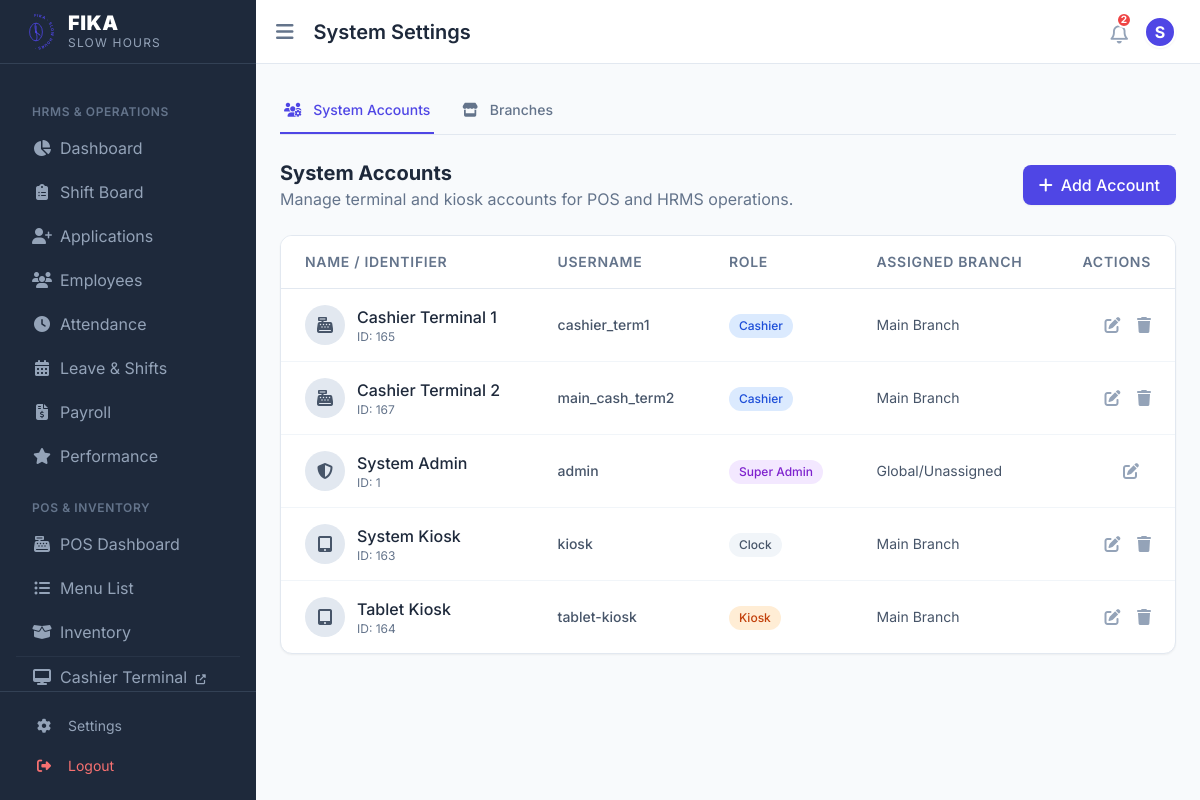
The app's page /cafe_hrms/system_accounts.php (signed in) with its own data.
### tables this page shows
CREATE TABLE `users` (
  `id` int NOT NULL,
  `name` varchar(200) NOT NULL,
  `username` varchar(100) NOT NULL,
  `email` varchar(255) NOT NULL,
  `password` varchar(255) NOT NULL,
  `role_id` int NOT NULL,
  `employee_id` int DEFAULT NULL,
  `verified` tinyint(1) NOT NULL DEFAULT '1',
  `created_at` datetime DEFAULT CURRENT_TIMESTAMP,
  `last_login` datetime DEFAULT NULL,
  `branch_id` int DEFAULT NULL
);

CREATE TABLE `roles` (
  `id` int NOT NULL,
  `name` varchar(50) NOT NULL
);

CREATE TABLE `branches` (
  `id` int NOT NULL,
  `name` varchar(150) NOT NULL,
  `address` text,
  `contact_number` varchar(50) DEFAULT NULL,
  `status` enum('Active','Inactive') DEFAULT 'Active',
  `created_at` datetime DEFAULT CURRENT_TIMESTAMP
);

### cafe_hrms/system_accounts.php (the view, shortened to what the rows shown need)
<?php
require_once __DIR__ . '/init.php';
$user = current_user();
$tab = $_GET['tab'] ?? 'accounts';
$stmt = $pdo->query("SELECT u.id, u.name, u.username, u.role_id, u.branch_id, r.name as role_name, b.name as branch_name
                     FROM users u
                     JOIN roles r ON u.role_id = r.id
                     LEFT JOIN branches b ON u.branch_id = b.id
                     WHERE u.employee_id IS NULL
                     ORDER BY u.name");
$accounts = $stmt->fetchAll();
$pageTitle = 'System Settings';
require_once __DIR__ . '/includes/header.php';
?>
<?php if ($tab === 'accounts'): ?>
<div class="mb-6 flex justify-between items-center">
    <div>
        <h2 class="text-xl font-bold text-slate-800">System Accounts</h2>
    </div>
</div>
<div class="bg-white rounded-xl shadow-sm border border-slate-200 overflow-hidden">
    <div class="overflow-x-auto">
        <table class="w-full text-left border-collapse">
            <thead>
                <tr class="bg-white border-b border-slate-200">
                    <th class="py-4 px-6 font-semibold text-sm text-slate-500 uppercase tracking-wider">Name / Identifier</th>
                    <th class="py-4 px-6 font-semibold text-sm text-slate-500 uppercase tracking-wider">Username</th>
                    <th class="py-4 px-6 font-semibold text-sm text-slate-500 uppercase tracking-wider">Role</th>
                    <th class="py-4 px-6 font-semibold text-sm text-slate-500 uppercase tracking-wider">Assigned Branch</th>
                    <th class="py-4 px-6 font-semibold text-sm text-slate-500 uppercase tracking-wider text-right">Actions</th>
                </tr>
            </thead>
            <tbody class="divide-y divide-slate-100">
                <?php if (empty($accounts)): ?>
                <tr>
                    <td colspan="4" class="py-10 text-center text-slate-500">
                        <div class="flex flex-col items-center justify-center">
                            <i class="fa-solid fa-server text-4xl mb-3 text-slate-300"></i>
                            <p>No system accounts found.</p>
                        </div>
                    </td>
                </tr>
                <?php else: ?>
                    <?php foreach($accounts as $acc): ?>
                    <tr class="hover:bg-slate-50 transition-colors">
                        <td class="py-4 px-6">
                            <div class="flex items-center">
                                <div class="h-10 w-10 rounded-full bg-slate-200 flex items-center justify-center text-slate-600 font-bold mr-3">
                                    <i class="fa-solid <?= $acc['role_name'] === 'Super Admin' ? 'fa-shield-halved' : ($acc['role_name'] === 'Cashier' ? 'fa-cash-register' : 'fa-tablet-screen-button') ?>"></i>
                                </div>
                                <div>
                                    <div class="font-medium text-slate-800"><?= h($acc['name']) ?></div>
                                    <div class="text-xs text-slate-500">ID: <?= $acc['id'] ?></div>
                                </div>
                            </div>
                        </td>
                        <td class="py-4 px-6 text-sm text-slate-600 font-medium">
                            <?= h($acc['username']) ?>
                        </td>
                        <td class="py-4 px-6">
                            <?php
                                $roleClass = 'bg-slate-100 text-slate-600';
                                if ($acc['role_name'] === 'Super Admin') $roleClass = 'bg-purple-100 text-purple-700';
                                elseif ($acc['role_name'] === 'Cashier') $roleClass = 'bg-blue-100 text-blue-700';
                                elseif ($acc['role_name'] === 'Kiosk') $roleClass = 'bg-orange-100 text-orange-700';
                            ?>
                            <span class="inline-flex items-center px-2.5 py-1 rounded-full text-xs font-medium <?= $roleClass ?>">
                                <?= h($acc['role_name']) ?>
                            </span>
                        </td>
                        <td class="py-4 px-6 text-sm text-slate-600">
                            <?= h($acc['branch_name'] ?? 'Global/Unassigned') ?>
                        </td>
                        <td class="py-4 px-6 text-right">
                            <button onclick='editAccount(<?= json_encode($acc) ?>)' class="text-slate-400 hover:text-blue-600 transition-colors mr-3" title="Edit">
                                <i class="fa-solid fa-pen-to-square"></i>
                            </button>
                            <?php if ($acc['id'] != $user['id']): ?>
                            <button onclick="deleteAccount(<?= $acc['id'] ?>)" class="text-slate-400 hover:text-red-600 transition-colors" title="Delete">
                                <i class="fa-solid fa-trash"></i>
                            </button>
                            <?php endif; ?>
                        </td>
                    </tr>
                    <?php endforeach; ?>
                <?php endif; ?>
            </tbody>
        </table>
    </div>
</div>
<?php endif; ?>
<?php require_once __DIR__ . '/includes/footer.php'; ?>

### cafe_hrms/includes/header.php (shortened to what the rows shown need)
<?php
$showSidebar = $showSidebar ?? true;
?>
<!DOCTYPE html>
<html lang="en">
<head>
    <script src="https://cdn.tailwindcss.com"></script>
    <link rel="stylesheet" href="https://cdnjs.cloudflare.com/ajax/libs/font-awesome/6.4.0/css/all.min.css">
</head>
<body class="text-slate-800 antialiased flex h-screen overflow-hidden">
<?php if ($showSidebar): ?>
    <div class="flex-1 flex flex-col h-screen overflow-hidden bg-slate-50">
        <header class="h-16 bg-white border-b border-slate-200 flex items-center justify-between px-6 z-10 flex-shrink-0">
            <div class="flex items-center gap-4">
                <h2 class="text-xl font-semibold text-slate-800"><?= h($pageTitle ?? 'Dashboard') ?></h2>
            </div>
            <div class="flex items-center space-x-4">
                <?php
                $empPhoto = $_SESSION['user']['photo'] ?? null;
                ?>
                <div class="relative group">
                    <div class="h-8 w-8 rounded-full bg-primary flex items-center justify-center text-white font-bold cursor-pointer overflow-hidden border-2 border-white shadow-sm">
                        <?php if ($empPhoto && file_exists(__DIR__ . '/../' . $empPhoto)): ?>
                            <img src="<?= h($empPhoto) ?>" alt="Avatar" class="w-full h-full object-cover">
                        <?php else: ?>
                            <?= h(strtoupper(substr(current_user()['name'] ?? 'U', 0, 1))) ?>
                        <?php endif; ?>
                    </div>
                </div>
            </div>
        </header>
        <main class="flex-1 w-full max-w-screen-2xl mx-auto p-4 md:p-6 overflow-y-auto">
<?php else: ?>
    <div class="w-full min-h-screen bg-slate-50 flex items-center justify-center p-4">
<?php endif; ?>

### records on screen
users: name "S", name "System Admin", id "1", username "admin", role.name "Super Admin", branch_name "Global/Unassigned"
users: name "Cashier Terminal 1", id "165", username "cashier_term1", role.name "Cashier", branch.name "Main Branch"
users: name "Cashier Terminal 2", id "167", username "main_cash_term2", role.name "Cashier", branch.name "Main Branch"
users: name "System Kiosk", id "163", username "kiosk", role.name "Clock", branch.name "Main Branch"
users: name "Tablet Kiosk", id "164", username "tablet-kiosk", role.name "Kiosk", branch.name "Main Branch"

### other values on screen
$pageTitle "System Settings"
$unreadCount "2"
